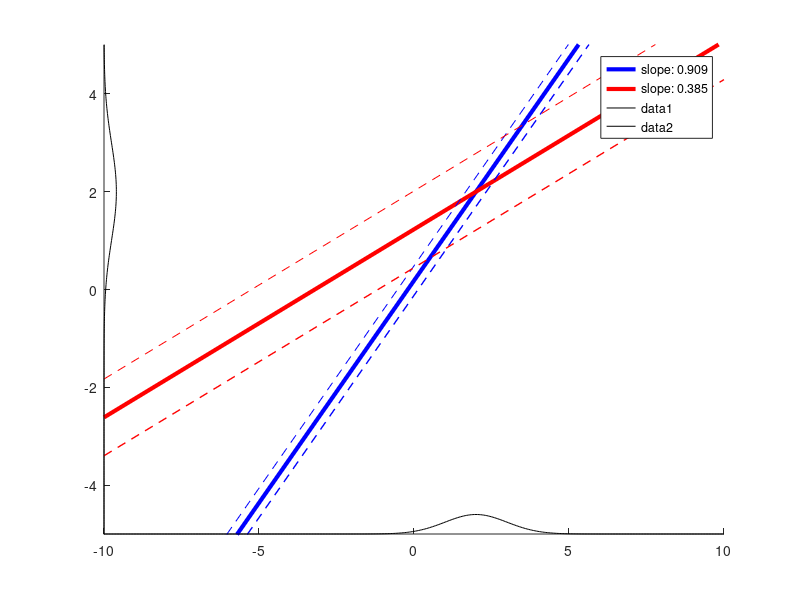

This figure's MATLAB source:
muf = [-10 10];
slices = 10;
targetsize = 2;

mup = 2;
sigp = 1;

sigf1 = 1/sqrt(10);
sigf2 = 4/sqrt(10);

s1 = sigf1^2./(sigf1^2 + sigp^2);

pos1 = (muf.*sigp^2 + mup*sigf1^2)./(sigp.^2+sigf1.^2);
pos2 = (muf.*sigp^2 + mup*sigf2^2)./(sigp.^2+sigf2.^2);

sig1 = sqrt((sigp.^2*sigf1.^2)./(sigp.^2+sigf1.^2));
sig2 = sqrt((sigp.^2*sigf2.^2)./(sigp.^2+sigf2.^2));

figure; hold on; 
plot(muf,pos1,'b','LineWidth',3); 
plot(muf,pos2,'r','LineWidth',3);
plot(muf,pos1+sig1,'b--'); plot(muf,pos1-sig1,'b--','LineWidth',1);
plot(muf,pos2+sig2,'r--'); plot(muf,pos2-sig2,'r--','LineWidth',1);

legend(sprintf('slope: %.3f',diff(pos1)/diff(muf)),...
       sprintf('slope: %.3f',diff(pos2)/diff(muf)));
   
dt = 0.05;
priordist = normpdf(-10:dt:10,mup,sigp);
   
plot(-10:dt:10,priordist-5,'k');   
plot(priordist-10,-10:dt:10,'k');  

axis([-10 10 -5 5]);

target = ones(1,targetsize./dt);

broadtarg = conv(priordist,target);
broadtarg = broadtarg(targetsize/dt/2:end-targetsize/dt/2)./(targetsize./dt);
broadstd = 1./(max(broadtarg)*sqrt(2*pi));

finalstd = (sigp^2*broadstd^2)./(sigp^2+broadstd^2);

